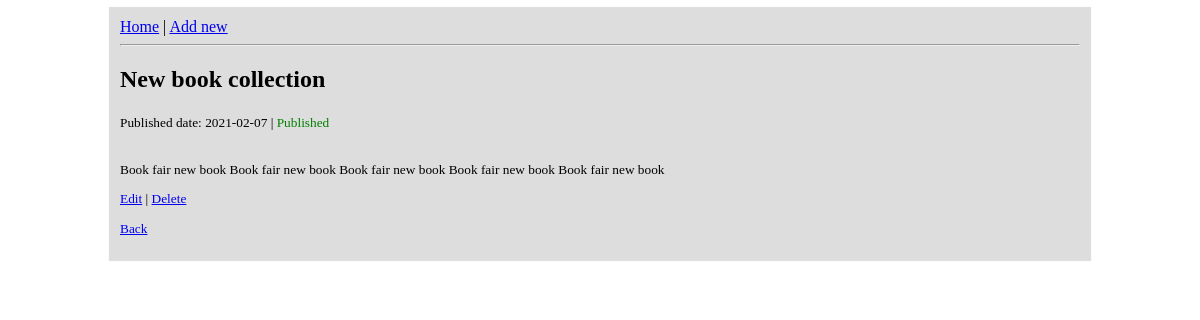
The page /admin/view.php?id=6 on the database its author committed.
### tables this page shows
CREATE TABLE `blog` (
  `id` int(11) NOT NULL,
  `title` varchar(255) NOT NULL,
  `body` text NOT NULL,
  `image` text NOT NULL,
  `status` tinyint(1) NOT NULL,
  `date` date NOT NULL DEFAULT current_timestamp(),
  `delete_status` int(1) NOT NULL DEFAULT 1
);

### admin/functions.php (called while the page is built, shortened)
<?php
function connection()
	{
		$host='localhost';
		$user='admin';
		$pass='123';
		$db = 'db_one';
		$con = mysqli_connect($host,$user,$pass,$db);
		return $con;
	}
	function view_data($id){
		$link = connection();
		$sql = "SELECT * FROM blog WHERE id = '$id'";
		if (mysqli_query($link,$sql)) {
			$result=mysqli_query($link,$sql);
			return $result;
		}
		else{
			die('Query not correct'.mysqli_error($link));
		}
	}
 ?>

### admin/view.php (the view, shortened to what this page needs)
<?php include 'functions.php'; ?>
<?php include 'header.php'; ?>
<?php
    $result = view_data($_GET['id']);
    $row = mysqli_fetch_assoc($result);
    echo '<h2>'.$row['title'].'</h2>';
    echo "<small>Published date: ".$row['date']." | ";
    if ($row['status']==1) {
    	echo '<span class="success">Published</span>';
    }
    else{
    	echo '<span class="error">Unpublished</span>';
    }
    echo '<br><img src="'.$row['image'].'" width="400">';
    echo '<p>'.$row['body'].'</p>';
 ?>
 <p>
 	<a href="edit.php?id=<?= $row['id']; ?>">Edit</a> |
 	<a href="?status=delete&id=<?= $row['id']; ?>">Delete</a>
 </p>
<p><a href="index.php">Back</a></p>
</div>
</body>
</html>

### admin/header.php (style rules this page uses)
.success { color:green; }

### rows shown on the page
blog: title "New book collection", date "2021-02-07", body "Book fair new book Book fair new book Book fair new book Book fair new book Book fair new book"
